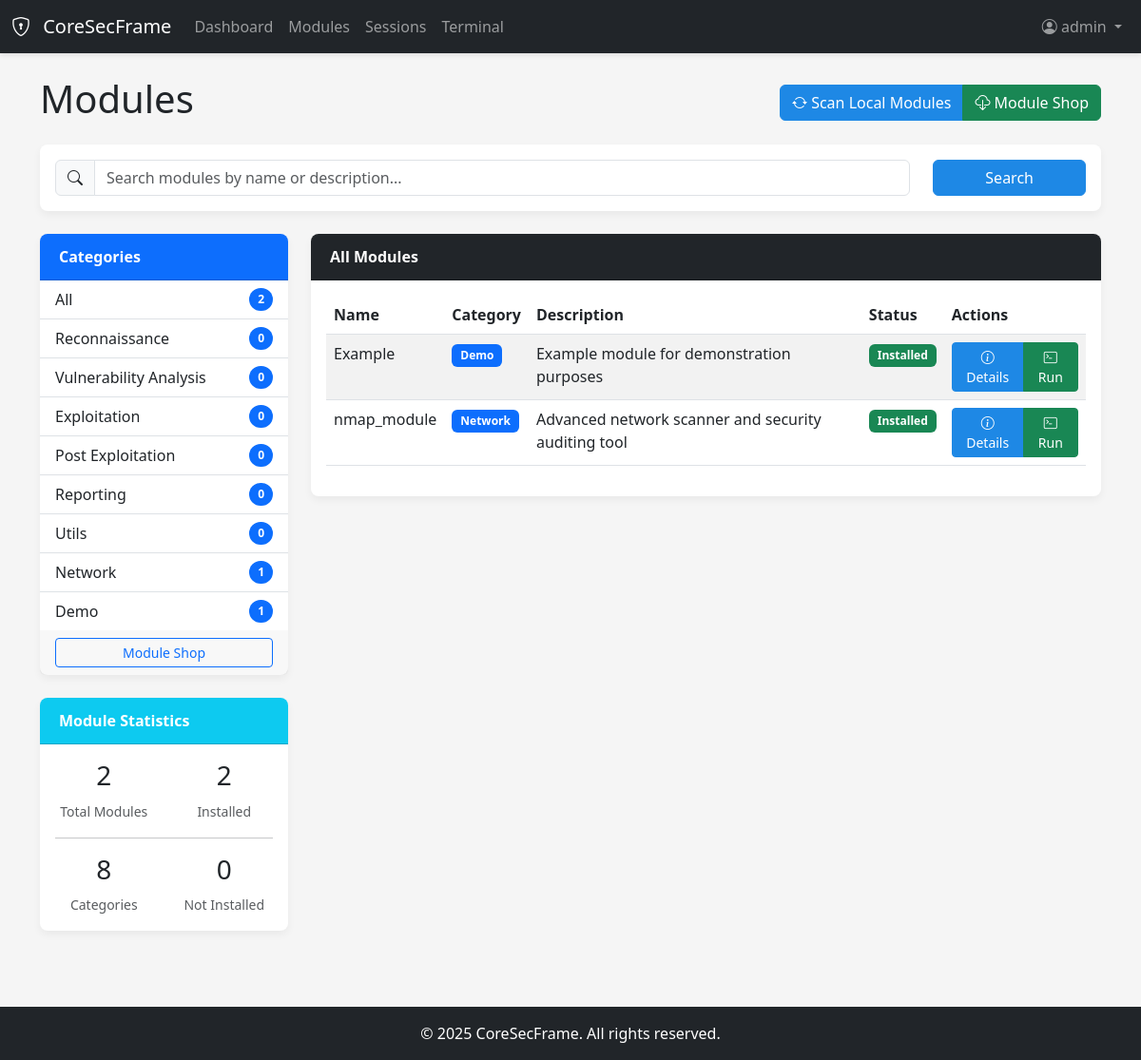
The app's page /modules/ (signed in), older data.
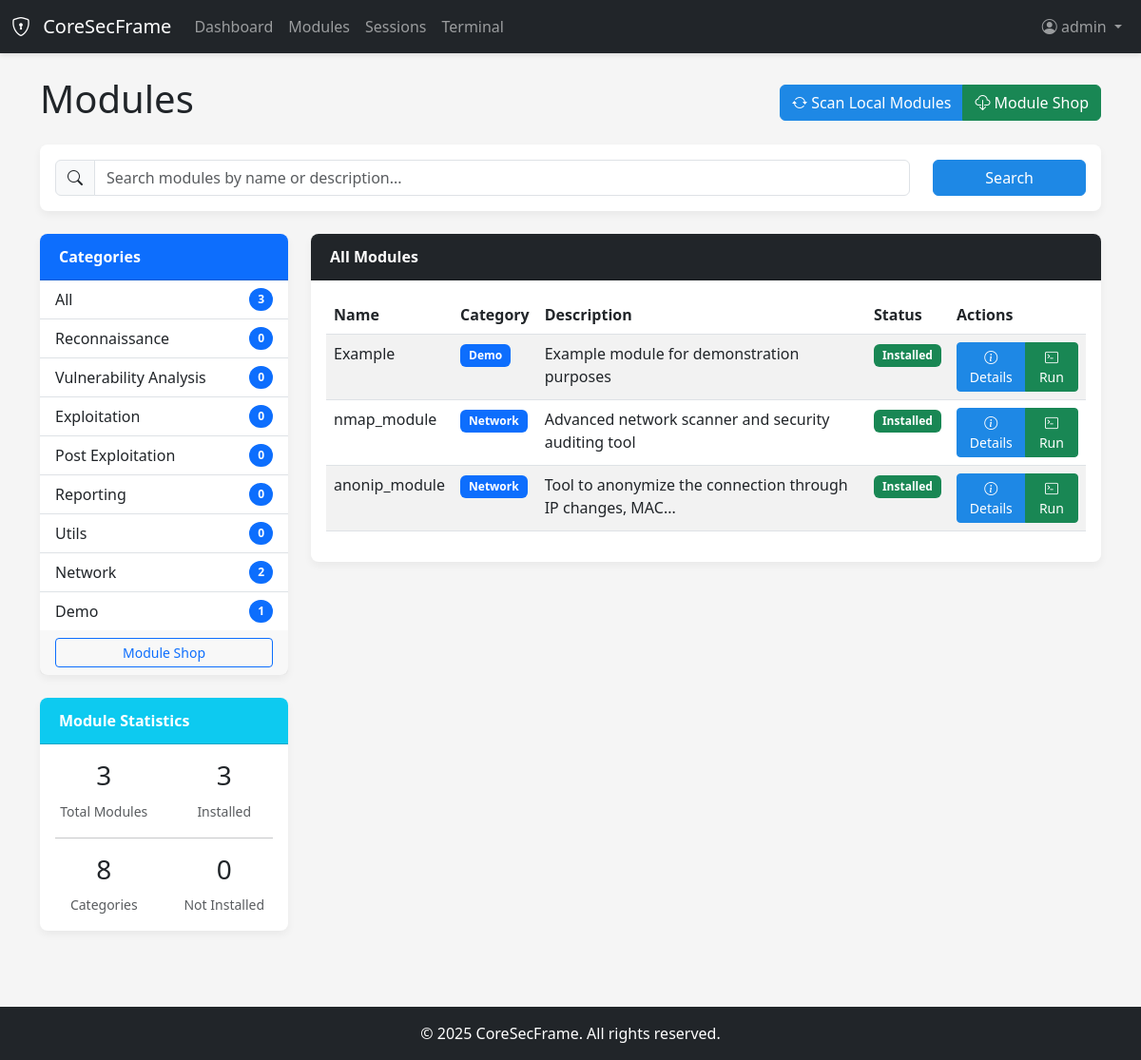
The same page, newer data.
### app/auth/models.py (models this page shows, shortened)
class User(UserMixin, db.Model):
    id = db.Column(db.Integer, primary_key=True)
    username = db.Column(db.String(64), index=True, unique=True)
    email = db.Column(db.String(120), index=True, unique=True)
    password_hash = db.Column(db.String(128))
    role = db.Column(db.String(20), default='user')  # 'admin' or 'user'
    created_at = db.Column(db.DateTime, default=datetime.utcnow)
    last_login = db.Column(db.DateTime, nullable=True)
    def is_admin(self):
        return self.role == 'admin'

### app/modules/models.py (models this page shows, shortened)
class ModuleCategory(db.Model):
    id = db.Column(db.Integer, primary_key=True)
    name = db.Column(db.String(64), index=True, unique=True)
    description = db.Column(db.Text, nullable=True)
    created_at = db.Column(db.DateTime, default=datetime.utcnow)

class Module(db.Model):
    id = db.Column(db.Integer, primary_key=True)
    name = db.Column(db.String(64), index=True, unique=True)
    description = db.Column(db.Text)
    category = db.Column(db.String(64), index=True)
    command = db.Column(db.String(128))
    remote_url = db.Column(db.String(256), nullable=True)
    local_path = db.Column(db.String(256))
    installed = db.Column(db.Boolean, default=False)
    installed_date = db.Column(db.DateTime, nullable=True)
    last_used = db.Column(db.DateTime, nullable=True)
    created_at = db.Column(db.DateTime, default=datetime.utcnow)
    updated_at = db.Column(db.DateTime, default=datetime.utcnow, onupdate=datetime.utcnow)

### app/modules/routes.py (the view)
@modules_bp.route('/')
@login_required
def index():
    modules = Module.query.all()
    categories = ModuleCategory.query.all()
    installed_modules = Module.query.filter_by(installed=True).count()
    total_modules = len(modules)
    return render_template(
        'modules/index.html',
        title='Modules',
        modules=modules,
        categories=categories,
        installed_modules=installed_modules,
        total_modules=total_modules
    )

### app/auth/models.py (called while the page is built)
@login_manager.user_loader
def load_user(id):
    return User.query.get(int(id))

### app/templates/modules/index.html (shortened to what this page needs)
{% extends "base.html" %}
{% block content %}
<div class="row mb-3">
    <div class="col-md-12 d-flex justify-content-between align-items-center">
        <h1>Modules</h1>
        <div class="btn-group" role="group">
            <a href="{{ url_for('modules.scan') }}" class="btn btn-primary">
                <i class="bi bi-arrow-repeat"></i> Scan Local Modules
            </a>
            <a href="{{ url_for('modules.shop') }}" class="btn btn-success">
                <i class="bi bi-cloud-download"></i> Module Shop
            </a>
        </div>
    </div>
</div>
<div class="row">
    <div class="col-md-12">
        <div class="card mb-4">
            <div class="card-body">
                <form action="{{ url_for('modules.search') }}" method="get" class="row align-items-center">
                    <div class="col-md-10">
                        <div class="input-group">
                            <span class="input-group-text"><i class="bi bi-search"></i></span>
                            <input type="text" name="q" class="form-control" placeholder="Search modules by name or description...">
                        </div>
                    </div>
                    <div class="col-md-2">
                        <button type="submit" class="btn btn-primary w-100">Search</button>
                    </div>
                </form>
            </div>
        </div>
    </div>
</div>
<div class="row">
    <div class="col-md-3">
        <div class="card mb-4">
            <div class="card-header bg-primary text-white">
                Categories
            </div>
            <div class="list-group list-group-flush">
                <a href="{{ url_for('modules.index') }}" class="list-group-item list-group-item-action d-flex justify-content-between align-items-center">
                    All
                    <span class="badge bg-primary rounded-pill">{{ total_modules }}</span>
                </a>
                {% for category in categories %}
                <a href="{{ url_for('modules.category', name=category.name) }}" class="list-group-item list-group-item-action d-flex justify-content-between align-items-center">
                    {{ category.name }}
                    <span class="badge bg-primary rounded-pill">
                        {{ modules|selectattr('category', 'equalto', category.name)|list|length }}
                    </span>
                </a>
                {% endfor %}
            </div>
            <div class="card-footer">
                <div class="d-grid">
                    <a href="{{ url_for('modules.shop') }}" class="btn btn-sm btn-outline-primary">Module Shop</a>
                </div>
            </div>
        </div>
        <div class="card">
            <div class="card-header bg-info text-white">
                Module Statistics
            </div>
            <div class="card-body">
                <div class="row text-center">
                    <div class="col-6">
                        <h3>{{ total_modules }}</h3>
                        <small class="text-muted">Total Modules</small>
                    </div>
                    <div class="col-6">
                        <h3>{{ installed_modules }}</h3>
                        <small class="text-muted">Installed</small>
                    </div>
                </div>
                <hr>
                <div class="row text-center">
                    <div class="col-6">
                        <h3>{{ categories|length }}</h3>
                        <small class="text-muted">Categories</small>
                    </div>
                    <div class="col-6">
                        <h3>{{ total_modules - installed_modules }}</h3>
                        <small class="text-muted">Not Installed</small>
                    </div>
                </div>
            </div>
        </div>
    </div>
    <div class="col-md-9">
        <div class="card">
            <div class="card-header bg-dark text-white">
                All Modules
            </div>
            <div class="card-body">
                <div class="table-responsive">
                    <table class="table table-striped table-hover">
                        <thead>
                            <tr>
                                <th>Name</th>
                                <th>Category</th>
                                <th>Description</th>
                                <th>Status</th>
                                <th>Actions</th>
                            </tr>
                        </thead>
                        <tbody>
                            {% for module in modules %}
                            <tr>
                                <td>{{ module.name }}</td>
                                <td>
                                    <a href="{{ url_for('modules.category', name=module.category) }}" class="badge bg-primary text-decoration-none">
                                        {{ module.category }}
                                    </a>
                                </td>
                                <td>{{ module.description|truncate(60) }}</td>
                                <td>
                                    {% if module.installed %}
                                    <span class="badge bg-success">Installed</span>
                                    {% else %}
                                    <span class="badge bg-danger">Not Installed</span>
                                    {% endif %}
                                </td>
                                <td>
                                    <div class="btn-group" role="group">
                                        <a href="{{ url_for('modules.view', id=module.id) }}" class="btn btn-sm btn-primary">
                                            <i class="bi bi-info-circle"></i> Details
                                        </a>
                                        {% if module.installed %}
                                        <a href="{{ url_for('terminal.new') }}?module={{ module.name }}" class="btn btn-sm btn-success">
                                            <i class="bi bi-terminal"></i> Run
                                        </a>
                                        {% endif %}
                                    </div>
                                </td>
                            </tr>
                            {% else %}
                            <tr>
                                <td colspan="5" class="text-center">No modules found</td>
                            </tr>
                            {% endfor %}
                        </tbody>
                    </table>
                </div>
            </div>
        </div>
    </div>
</div>
{% endblock %}

### app/templates/base.html (shortened to what this page needs)
<!DOCTYPE html>
<html lang="en">
<head>
    <link href="https://cdn.jsdelivr.net/npm/bootstrap@5.3.0-alpha1/dist/css/bootstrap.min.css" rel="stylesheet">
    <link rel="stylesheet" href="https://cdn.jsdelivr.net/npm/bootstrap-icons@1.10.3/font/bootstrap-icons.css">
    <link rel="stylesheet" href="{{ url_for('static', filename='css/styles.css') }}">
</head>
<body class="d-flex flex-column min-vh-100">
    <body class="d-flex flex-column min-vh-100">
        <header>
            <nav class="navbar navbar-expand-lg navbar-dark bg-dark">
                <div class="container-fluid">
                    <a class="navbar-brand" href="{{ url_for('core.index') }}">
                        <i class="bi bi-shield-lock me-2"></i>
                        CoreSecFrame
                    </a>
                    <div class="collapse navbar-collapse" id="navbarNav">
                        <ul class="navbar-nav me-auto">
                            {% if current_user.is_authenticated %}
                            <li class="nav-item">
                                <a class="nav-link" href="{{ url_for('core.dashboard') }}">Dashboard</a>
                            </li>
                            <li class="nav-item">
                                <a class="nav-link" href="{{ url_for('modules.index') }}">Modules</a>
                            </li>
                            <li class="nav-item">
                                <a class="nav-link" href="{{ url_for('sessions.index') }}">Sessions</a>
                            </li>
                            <li class="nav-item">
                                <a class="nav-link" href="{{ url_for('terminal.index') }}">Terminal</a>
                            </li>
                            {% endif %}
                        </ul>
                        <ul class="navbar-nav ms-auto">
                            {% if current_user.is_authenticated %}
                            <li class="nav-item dropdown">
                                <a class="nav-link dropdown-toggle" href="#" id="navbarDropdown" role="button"
                                    data-bs-toggle="dropdown">
                                    <i class="bi bi-person-circle"></i> {{ current_user.username }}
                                </a>
                            </li>
                            {% endif %}
                        </ul>
                    </div>
                </div>
            </nav>
        </header>
        <main class="flex-grow-1">
            <div class="container mt-4">
                {% block content %}{% endblock %}
            </div>
        </main>
        <footer class="bg-dark text-white mt-4 py-3">
            <div class="container text-center">
                <span>&copy; 2025 CoreSecFrame. All rights reserved.</span>
            </div>
        </footer>
    </body>
</html>

### app/static/css/styles.css (style rules this page uses)
:root { --primary-color: #1e88e5; --primary-dark: #1565c0; --primary-light: #64b5f6; --secondary-color: #6c757d; --success-color: #28a745; --danger-color: #dc3545; --warning-color: #ffc107; --info-color: #17a2b8; --dark-color: #343a40; --light-color: #f8f9fa; }
body { min-height: 100vh; display: flex; flex-direction: column; background-color: #f5f5f5; }
main { flex: 1; margin-bottom: 2rem; }
.navbar { box-shadow: 0 2px 5px rgba(0, 0, 0, 0.1); }
.card { border: none; border-radius: 0.5rem; box-shadow: 0 4px 8px rgba(0, 0, 0, 0.05); margin-bottom: 1.5rem; }
.card-header { border-radius: 0.5rem 0.5rem 0 0 !important; padding: 0.75rem 1.25rem; font-weight: bold; }
.badge { padding: 0.5em 0.75em; }
.btn-primary { background-color: var(--primary-color); border-color: var(--primary-color); }

Row changes from the older to the newer data that the page shows:
computed for ModuleCategory "Network": name "1" → "2"
added Module: name "anonip_module", category "Network", description "Tool to anonymize the connection through IP changes, MAC...", installed "Installed"
Text that changed along with them:
{{ total_modules }}: "2" → "3"
{{ installed_modules }}: "2" → "3"
